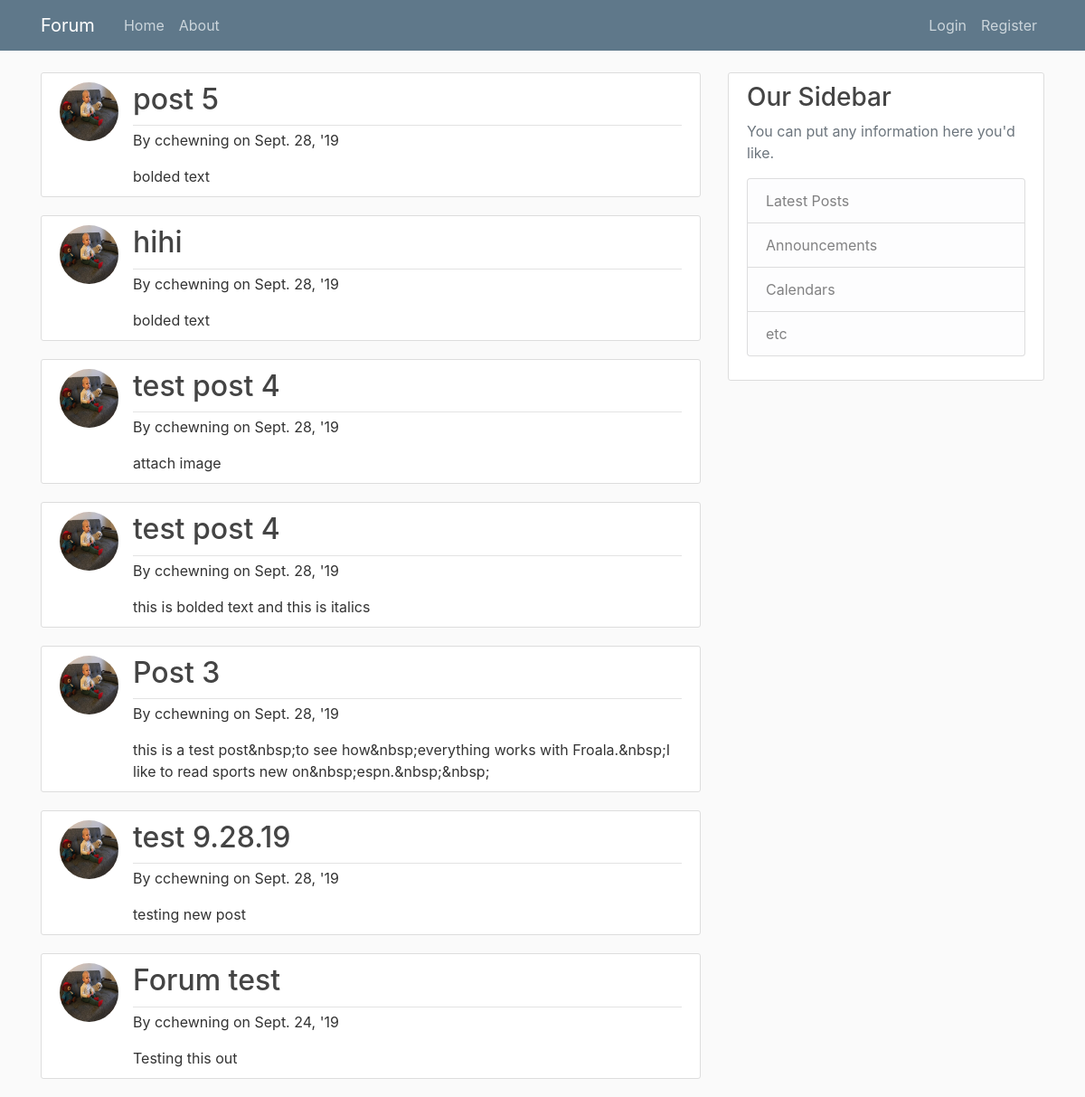
The app's page /forum/ with its own data.
### forum/models.py (models this page shows, shortened)
class Post(models.Model):
    title = models.CharField(max_length=50)
    content = FroalaField()
    date_posted = models.DateTimeField(auto_now_add=True)
    last_modified = models.DateTimeField(auto_now=True)
    author = models.ForeignKey(User, on_delete=models.PROTECT)

### users/models.py (models this page shows, shortened)
class Profile(models.Model):
    user = models.OneToOneField(User, on_delete=models.CASCADE)
    image = models.ImageField(default='default.jpg', upload_to='profile_pics')

### forum/views.py (the view)
# urls.py: path('', views.home, name = 'forum-home'),  #route, views
def home(request):
    context = {
        'posts': Post.objects.all().order_by('-date_posted')[:10],
    }
    return render(request, 'forum/home.html', context) #passes the data in here.

### forum/templates/forum/home.html (shortened to what this page needs)
{% extends "forum/base.html" %}
{% block content %}
<head>
        <link href="https://cdnjs.cloudflare.com/ajax/libs/font-awesome/4.4.0/css/font-awesome.min.css" type="text/css" media="all" rel="stylesheet" />
        <link href="{{STATIC_URL}}froala_editor/css/froala_editor.min.css" type="text/css" media="all" rel="stylesheet" />
        <link href="{{STATIC_URL}}froala_editor/css/froala_style.min.css" type="text/css" media="all" rel="stylesheet" />
</head>
    {% for post in posts %}
    <article class="media content-section">
        <img class="rounded-circle article-img" src="{{ post.author.profile.image.url }}">
        <div class="media-body">
                <div class="article-metadata">
                    <h2>
                    <a class="article-title" href="{% url 'post-detail' post.id %}"> {{ post.title }}</a></h2>
        </div>
        <p>By {{ post.author }} on {{ post.date_posted|date:"N j, 'y"}}</p>
        {{ post.content|striptags }}
    </div>
    </article>
    {% endfor %}
{% endblock content %}

### forum/static/forum/main.css (style rules this page uses)
body { background: #fafafa; color: #333333; margin-top: 5rem; }
h1, h2, h3, h4, h5, h6 { color: #444444; }
.content-section { background: #ffffff; padding: 10px 20px; border: 1px solid #dddddd; border-radius: 3px; margin-bottom: 20px; }
.article-title { color: #444444; }
.article-img { height: 65px; width: 65px; margin-right: 16px; }
.article-metadata { padding-bottom: 1px; margin-bottom: 4px; border-bottom: 1px solid #e3e3e3 }

### records on screen
Post: author.profile.image (picture), title "post 5", author "cchewning", date_posted "Sept. 28, '19", content "bolded text"
Post: author.profile.image (picture), title "hihi", author "cchewning", date_posted "Sept. 28, '19", content "bolded text"
Post: author.profile.image (picture), title "test post 4", author "cchewning", date_posted "Sept. 28, '19", content "attach image"
Post: author.profile.image (picture), title "test post 4", author "cchewning", date_posted "Sept. 28, '19", content "this is bolded text and this is italics"
Post: author.profile.image (picture), title "Post 3", author "cchewning", date_posted "Sept. 28, '19", content "this is a test post&nbsp;to see how&nbsp;everything works with Froala.&nbsp;I like to read sports new on&nbsp;espn.&nbsp;&nbsp;"
Post: author.profile.image (picture), title "test 9.28.19", author "cchewning", date_posted "Sept. 28, '19", content "testing new post"
Post: author.profile.image (picture), title "Forum test", author "cchewning", date_posted "Sept. 24, '19", content "Testing this out"
